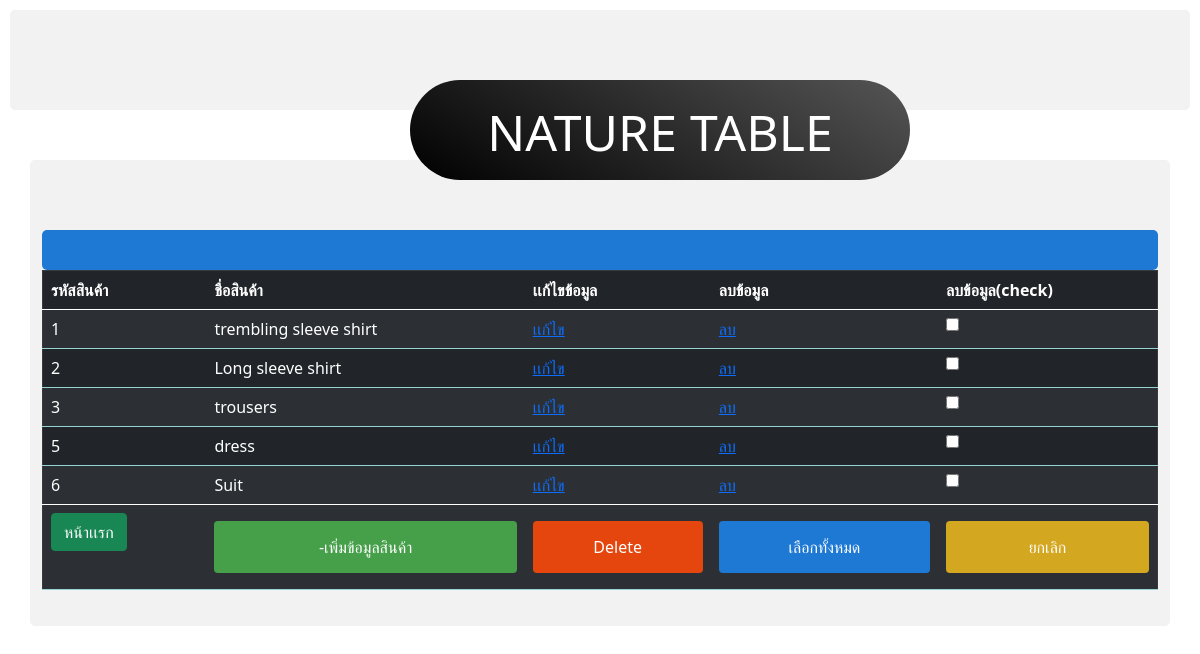
Screenshot of /admin/product/product_nature_select.php with the database file from the repository.
### tables this page shows
CREATE TABLE `product_nature_tb` (
  `product_nature_id` int(11) NOT NULL,
  `product_nature_name` varchar(255) NOT NULL
);

### admin/product/product_nature_select.php (the view, shortened to what this page needs)
<?php include "../../connect/connect_db.php"; ?>
<html>
    <head>
    <link href="https://cdn.jsdelivr.net/npm/bootstrap@5.0.2/dist/css/bootstrap.min.css" rel="stylesheet">
    <link href= "../style.css" rel = "stylesheet">
    </head>
    <body>
    <div class="tab-huako"><div class="huako">NATURE TABLE</div></div>
   <div class="container">
   <center>
        <table border = "1" class="table table-dark table-striped">
         <thead class="table-dark">
            <tr>
                <th>รหัสสินค้า</th>
                <th>ชื่อสินค้า</th>
                <th>เเก้ไขข้อมูล</th>
                <th>ลบข้อมูล</th>
                <th>ลบข้อมูล(check)</th>
            </tr>
            </thead>
            <tbody style = "">
            <?php
                try{
                    $sql_select= $conn->prepare("SELECT * FROM `product_nature_tb`");
                    $sql_select->execute();
                    while($row_select = $sql_select->fetch(PDO::FETCH_ASSOC)){
            ?>
            <tr>
                <td><?php echo $row_select['product_nature_id'];  ?></td>
                <td><?php echo $row_select['product_nature_name']; ?></td>
                <td><a href="product_form_update.php?update_id=<?php echo $row_select['product_id'];  ?>"
                onclick="return confirm('คุณเเน่ใจที่จะเเก้ไขข้อมูลใช่หรือไม่ ?');" > เเก้ไข </a></td>
                <td><a href="product_delete.php?delete_id=<?php echo $row_select['product_nature_id']; ?>&gettablename=product_nature_tb&column=product_nature_id"
                onclick="return confirm('คุณเเน่ใจที่จะลบข้อมูลใช่หรือไม่ ?');">ลบ </a></td>
                <?php
                $columns = "product_nature_id";
                $get_table_name = "product_nature_tb";
                ?>
                <form action="multipledelete.php?gettablename=<?php echo $get_table_name; ?>&column=<?php echo $columns;?>" method = "post">
                <td>
                    <input type="checkbox"  name = "idcheckbox[]" value = "<?php echo $row_select['product_nature_id'];  ?>">
                </td>
            </tr>
                <?php
                }
                    }
                    catch(PDOException $e) {
                            echo "Error: " . $e->getMessage();
                        }
                ?>
            </tbody>
           <div class="button">
           <tr >
           <td>
                <a href="show-table.php" class ="btn btn-success" id ="btn-pimarry">หน้าเเรก</a>
                </td>
                <td>
                <a href="product_nature_form_insert.php" class ="btn btn-success" id ="btn-success"> -เพิ่มข้อมูลสินค้า </a>
                </td>
                <td>
                <input type="submit" value = "Delete" class = "btn btn-danger" id ="btn-danger">
                </td>
                <td>
                <button class = "btn btn-primary" onclick = "checkall()" id ="btn-primary">เลือกทั้งหมด</button>
                </td>
                <td>
                <button class = "btn btn-warning" onclick = "uncheckall()" id ="btn-warning">ยกเลิก</button>
                </td>
            </tr>
           </div>
        </table>
        </center>
   </div>
    </body>
</html>

### css/style.css (style rules this page uses)
#btn-success { width: 100%; background-color: #45a049; color: white; padding: 14px 20px; margin: 8px 0; border: none; border-radius: 4px; cursor: pointer; }
#btn-danger { width: 100%; background-color: #e4460d; color: white; padding: 14px 20px; margin: 8px 0; border: none; border-radius: 4px; cursor: pointer; }
#btn-primary { width: 100%; background-color: #1e79d4; color: white; padding: 14px 20px; margin: 8px 0; border: none; border-radius: 4px; cursor: pointer; }
#btn-warning { width: 100%; background-color: #d4a720; color: white; padding: 14px 20px; margin: 8px 0; border: none; border-radius: 4px; cursor: pointer; }
div { border-radius: 5px; background-color: #f2f2f2; padding: 20px; margin-top: 50px; }
.button { background-color: #1e79d4; }

### admin/product/product_nature_select.php (style rules this page uses)
th, td { border-color: #96D4D4; }
.huako { position: absolute; background:linear-gradient(30deg,#000,#555); width:500px; height: 100px; left:400px; border-radius:250px; padding: 15px; text-align:center; color:white; font-size:50px; }
.tab-huako { margin: 10px; position: relative; height: 100px; }

### rows the page displays
product_nature_tb: product_nature_id "1", product_nature_name "trembling sleeve shirt"
product_nature_tb: product_nature_id "2", product_nature_name "Long sleeve shirt"
product_nature_tb: product_nature_id "3", product_nature_name "trousers"
product_nature_tb: product_nature_id "5", product_nature_name "dress"
product_nature_tb: product_nature_id "6", product_nature_name "Suit"
